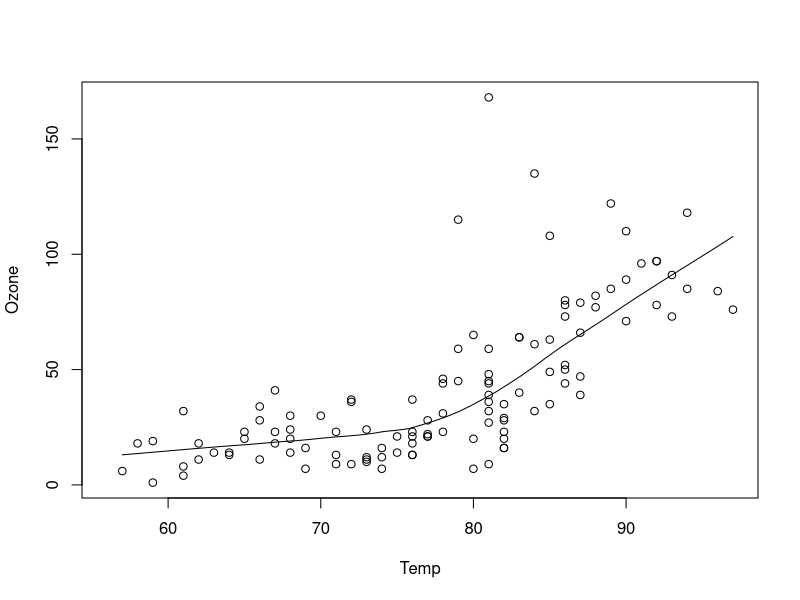
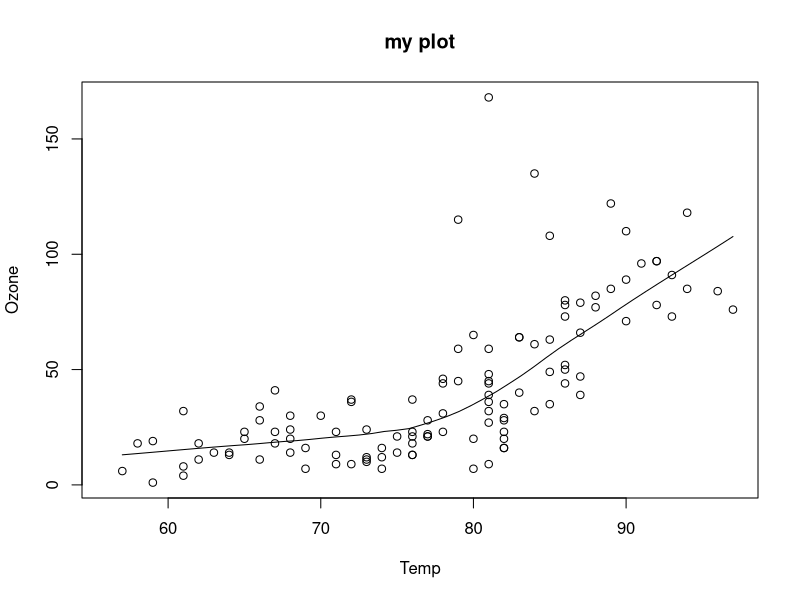
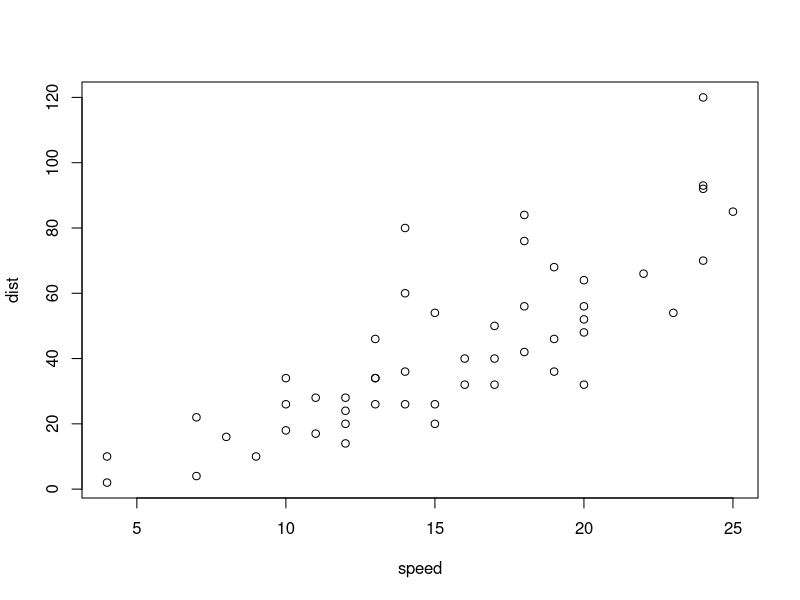
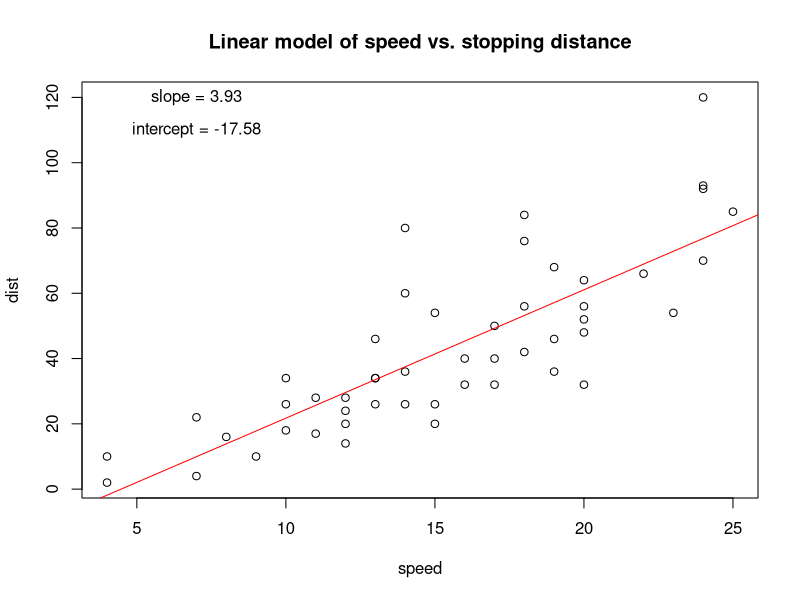
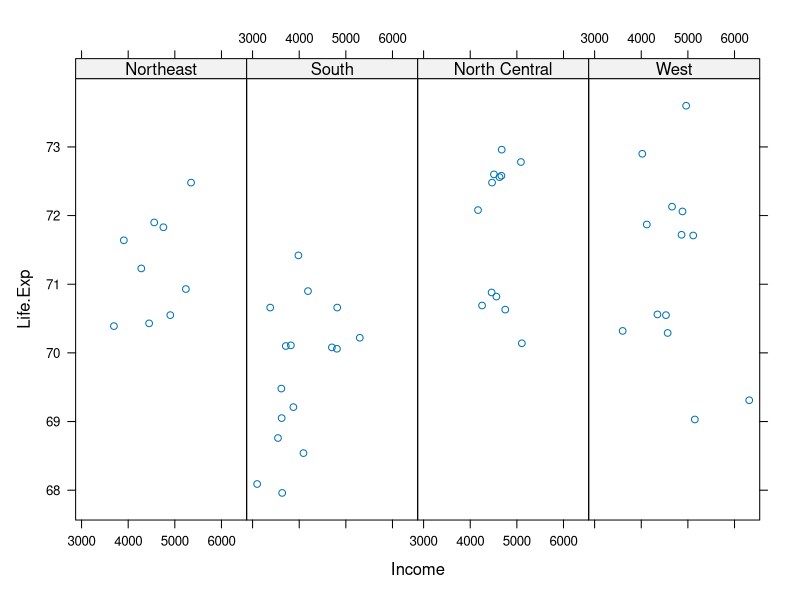
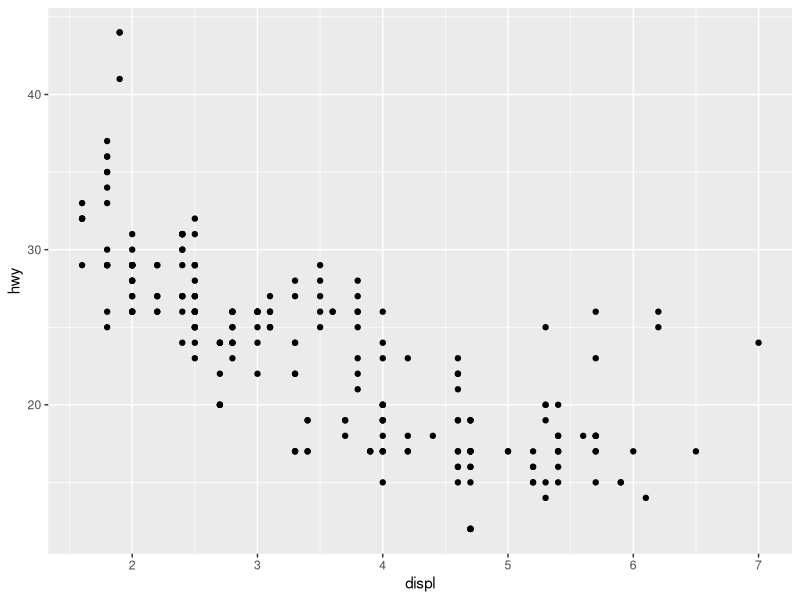

Write the R code that produced these figures, in order.
## ---- chunk 1
#| fig-width: 5
#| fig-height: 5
#| fig-cap: "Scatterplot with loess curve"
data(airquality)
with(airquality, {
        plot(Temp, Ozone)
        lines(loess.smooth(Temp, Ozone))
})
## ---- chunk 2
#| fig-width: 5
#| fig-height: 5
#| fig-cap: "Scatterplot with loess curve"
data(airquality)
with(airquality, {
        plot(Temp, Ozone, main = "my plot")
        lines(loess.smooth(Temp, Ozone))
})
## ---- chunk 3
#| fig-width: 5
#| fig-height: 5
#| fig-cap: "Base plot with title"
data(cars)

## Create the plot / draw canvas
with(cars, plot(dist ~ speed))

## Fit a linear model and save it
lm.fit <- with(cars, lm( dist ~ speed))
## ---- chunk 4
with(cars, plot(dist ~ speed))

## Add annotations
title("Linear model of speed vs. stopping distance")
abline(lm.fit, col="red")
text(7, 120, paste("slope =", round(coef(lm.fit)[2], digits=2)))
text(7, 110, paste("intercept =", round(coef(lm.fit)[1], digits=2)))
## ---- chunk 5
require(lattice)
## ---- chunk 6
#| fig-width: 8
#| fig-height: 4
#| fig-cap: "Lattice plot"
state <- data.frame(state.x77, region = state.region)
head(state)
xyplot(Life.Exp ~ Income | region, data = state, layout = c(4, 1))
## ---- chunk 7
require(ggplot2)
## ---- chunk 8
#| message: false
#| fig-width: 6
#| fig-height: 5
#| fig-cap: "ggplot2 plot"
library(tidyverse)
data(mpg)
mpg %>%
  ggplot(aes(displ, hwy)) + 
  geom_point()
